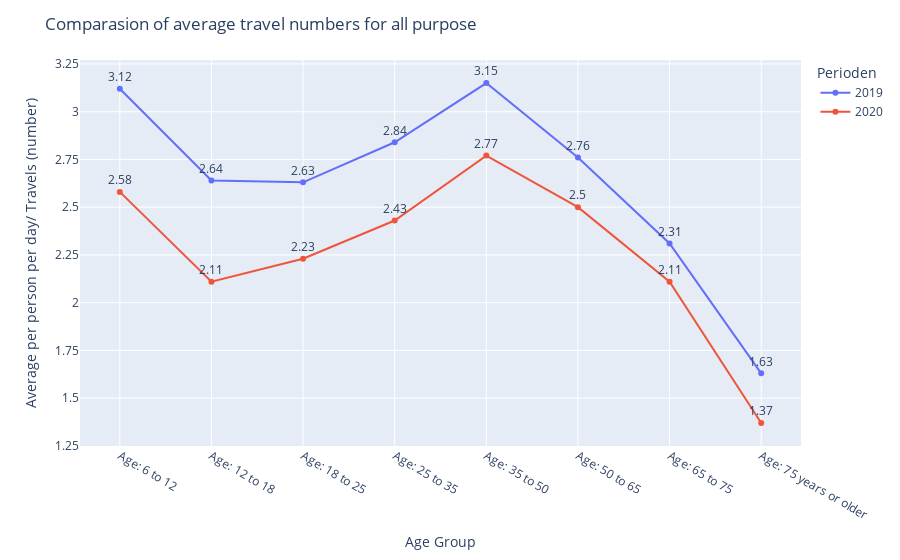
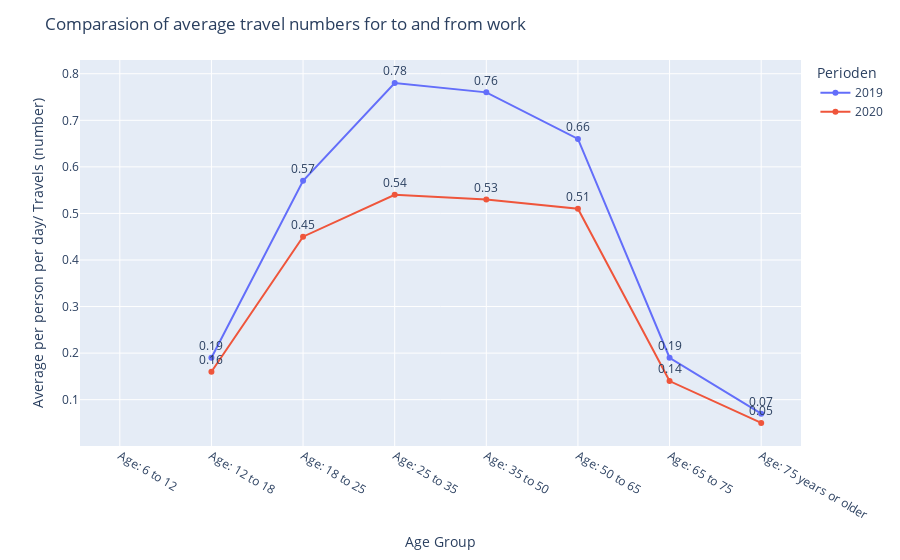

Source (notebook cell) for these figures, in order:
### Code cell
import plotly.express as px

#Figure1.1 General comparasion of average travel numbers between 2019 and 2020 for all age groups 
#Person Characteristics is on X-axis, average travel numbers is on Y-axis, 2019 and 2020 are color legends, y-value is the text on the graph
fig_trip_total = px.line(df[df.Reismotieven == 'Totaal'], x = 'Persoonskenmerken', 
    y = 'Gemiddeld per persoon per dag /Verplaatsingen  (aantal)',color= 'Perioden',
    text ='Gemiddeld per persoon per dag /Verplaatsingen  (aantal)',
    labels={'Persoonskenmerken':'Age Group','Gemiddeld per persoon per dag /Verplaatsingen  (aantal)':
            'Average per person per day/ Travels (number)'})
fig_trip_total.update_traces(textposition='top center')
fig_trip_total.update_layout(title_text = 'Comparasion of average travel numbers for all purpose', 
                             yaxis=dict(tickmode = 'linear', tick0 = 0, dtick = 0.25))
fig_trip_total.show()

#Figure1.2 To and from work trips comparasion of average travel numbers between 2019 and 2020 for all age groups 
#Person Characteristics is on X-axis, average travel numbers is on Y-axis, 2019 and 2020 are color legends, y-value is the text on the graph
fig_trip_work = px.line(df[df.Reismotieven == 'Van en naar het werk'], x = 'Persoonskenmerken', 
    y = 'Gemiddeld per persoon per dag /Verplaatsingen  (aantal)', color= 'Perioden',
    text = 'Gemiddeld per persoon per dag /Verplaatsingen  (aantal)',
    labels={'Persoonskenmerken':'Age Group','Gemiddeld per persoon per dag /Verplaatsingen  (aantal)':
            'Average per person per day/ Travels (number)'})
fig_trip_work.update_traces(textposition='top center')
fig_trip_work.update_layout(title_text = 'Comparasion of average travel numbers for to and from work')
fig_trip_work.show()

### Figure 1 — Plotly figure (JSON) as saved in the notebook; plotly's stock layout.template omitted (floating-point values rounded to 4 significant figures)
{"data": [{"hovertemplate": "Perioden=2019<br>Age Group=%{x}<br>Average per person per day/ Travels (number)=%{text}<extra></extra>", "legendgroup": "2019", "line": {"color": "#636efa", "dash": "solid"}, "marker": {"symbol": "circle"}, "mode": "lines+text+markers", "name": "2019", "orientation": "v", "showlegend": true, "text": [3.12, 2.64, 2.63, 2.84, 3.15, 2.76, 2.31, 1.63], "textposition": "top center", "type": "scatter", "x": ["Age: 6 to 12", "Age: 12 to 18", "Age: 18 to 25", "Age: 25 to 35", "Age: 35 to 50", "Age: 50 to 65", "Age: 65 to 75", "Age: 75 years or older"], "xaxis": "x", "y": [3.12, 2.64, 2.63, 2.84, 3.15, 2.76, 2.31, 1.63], "yaxis": "y"}, {"hovertemplate": "Perioden=2020<br>Age Group=%{x}<br>Average per person per day/ Travels (number)=%{text}<extra></extra>", "legendgroup": "2020", "line": {"color": "#EF553B", "dash": "solid"}, "marker": {"symbol": "circle"}, "mode": "lines+text+markers", "name": "2020", "orientation": "v", "showlegend": true, "text": [2.58, 2.11, 2.23, 2.43, 2.77, 2.5, 2.11, 1.37], "textposition": "top center", "type": "scatter", "x": ["Age: 6 to 12", "Age: 12 to 18", "Age: 18 to 25", "Age: 25 to 35", "Age: 35 to 50", "Age: 50 to 65", "Age: 65 to 75", "Age: 75 years or older"], "xaxis": "x", "y": [2.58, 2.11, 2.23, 2.43, 2.77, 2.5, 2.11, 1.37], "yaxis": "y"}], "layout": {"legend": {"title": {"text": "Perioden"}, "tracegroupgap": 0}, "margin": {"t": 60}, "title": {"text": "Comparasion of average travel numbers for all purpose"}, "xaxis": {"anchor": "y", "domain": [0, 1], "title": {"text": "Age Group"}}, "yaxis": {"anchor": "x", "domain": [0, 1], "dtick": 0.25, "tick0": 0, "tickmode": "linear", "title": {"text": "Average per person per day/ Travels (number)"}}}}

### Figure 2 — Plotly figure (JSON) as saved in the notebook; plotly's stock layout.template omitted (floating-point values rounded to 4 significant figures)
{"data": [{"hovertemplate": "Perioden=2019<br>Age Group=%{x}<br>Average per person per day/ Travels (number)=%{text}<extra></extra>", "legendgroup": "2019", "line": {"color": "#636efa", "dash": "solid"}, "marker": {"symbol": "circle"}, "mode": "lines+text+markers", "name": "2019", "orientation": "v", "showlegend": true, "text": [null, 0.19, 0.57, 0.78, 0.76, 0.66, 0.19, 0.07], "textposition": "top center", "type": "scatter", "x": ["Age: 6 to 12", "Age: 12 to 18", "Age: 18 to 25", "Age: 25 to 35", "Age: 35 to 50", "Age: 50 to 65", "Age: 65 to 75", "Age: 75 years or older"], "xaxis": "x", "y": [null, 0.19, 0.57, 0.78, 0.76, 0.66, 0.19, 0.07], "yaxis": "y"}, {"hovertemplate": "Perioden=2020<br>Age Group=%{x}<br>Average per person per day/ Travels (number)=%{text}<extra></extra>", "legendgroup": "2020", "line": {"color": "#EF553B", "dash": "solid"}, "marker": {"symbol": "circle"}, "mode": "lines+text+markers", "name": "2020", "orientation": "v", "showlegend": true, "text": [null, 0.16, 0.45, 0.54, 0.53, 0.51, 0.14, 0.05], "textposition": "top center", "type": "scatter", "x": ["Age: 6 to 12", "Age: 12 to 18", "Age: 18 to 25", "Age: 25 to 35", "Age: 35 to 50", "Age: 50 to 65", "Age: 65 to 75", "Age: 75 years or older"], "xaxis": "x", "y": [null, 0.16, 0.45, 0.54, 0.53, 0.51, 0.14, 0.05], "yaxis": "y"}], "layout": {"legend": {"title": {"text": "Perioden"}, "tracegroupgap": 0}, "margin": {"t": 60}, "title": {"text": "Comparasion of average travel numbers for to and from work"}, "xaxis": {"anchor": "y", "domain": [0, 1], "title": {"text": "Age Group"}}, "yaxis": {"anchor": "x", "domain": [0, 1], "title": {"text": "Average per person per day/ Travels (number)"}}}}
